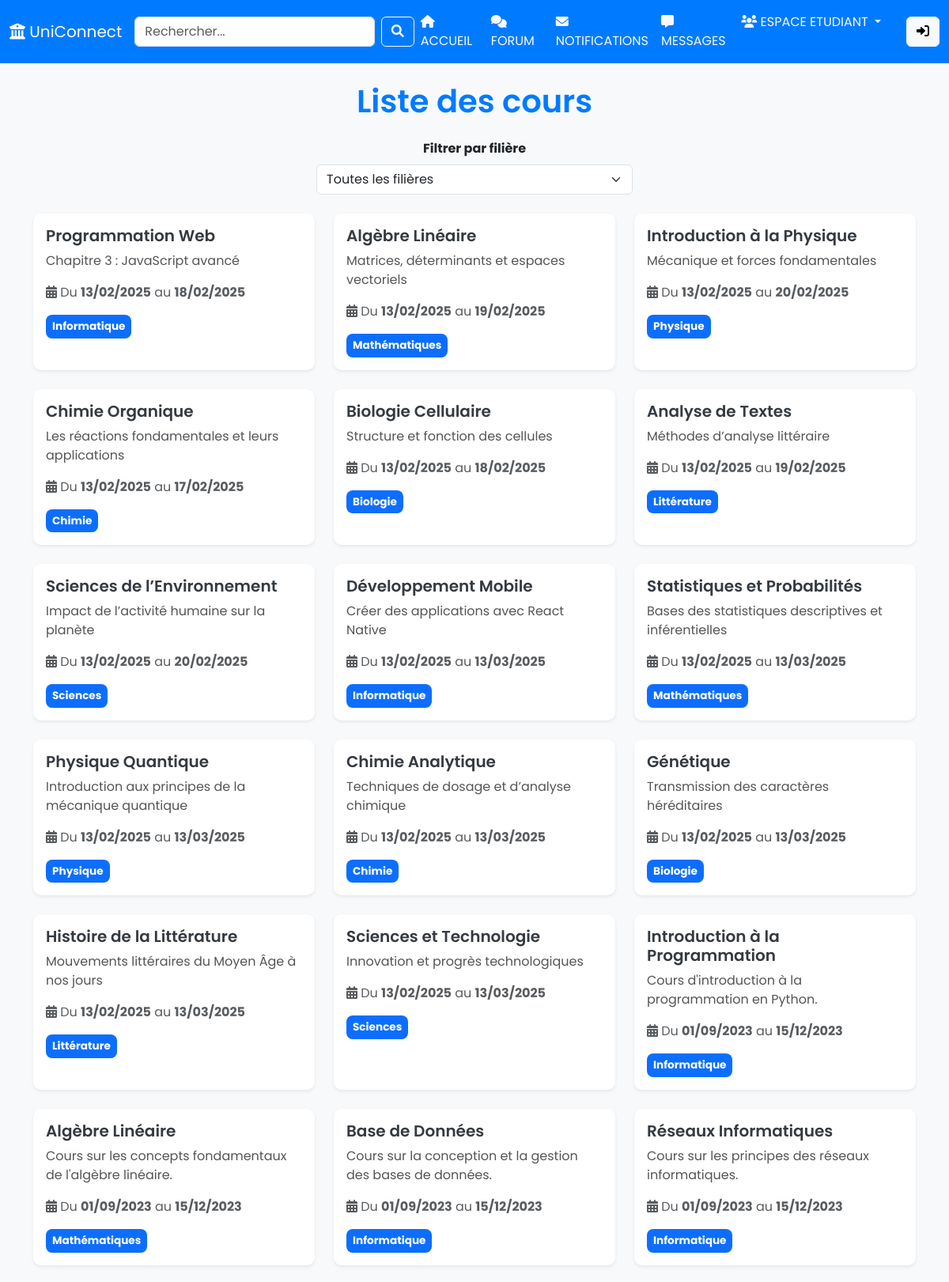
The app's page /cours/index.php (upper part) with its own data.
### tables this page shows
CREATE TABLE `cours` (
  `id` int(11) NOT NULL,
  `titre` varchar(255) NOT NULL,
  `description` text DEFAULT NULL,
  `date_debut` date DEFAULT NULL,
  `date_fin` date DEFAULT NULL,
  `filiere_id` int(11) NOT NULL
);

CREATE TABLE `filiere` (
  `id` int(11) NOT NULL,
  `nom` varchar(255) NOT NULL
);

### cours/index.php (the view, shortened to what this page needs)
<?php
include '../db.php';
?>
<!DOCTYPE html>
<html lang="en">
<head>
    <link rel="stylesheet" href="https://cdn.jsdelivr.net/npm/bootstrap@5.3.0/dist/css/bootstrap.min.css">
    <link rel="stylesheet" href="https://cdnjs.cloudflare.com/ajax/libs/font-awesome/6.0.0/css/all.min.css">
    <link rel="stylesheet" href="style.css">
</head>
<body>
    <?php include '../nav/navBar.php'; ?>
    <div class="container mt-5">
        <h1 class="mb-4">Liste des cours</h1>
        <div class="mb-4 text-center">
            <label for="filiere_filter" class="form-label fw-bold">Filtrer par filière</label>
            <select class="form-select filter-container" id="filiere_filter">
                <option value="">Toutes les filières</option>
            </select>
        </div>
        <div class="row" id="cours-list">
            <?php
            $sql = "SELECT c.*, f.nom AS filiere_nom FROM cours c JOIN filiere f ON c.filiere_id = f.id ORDER BY c.date_debut DESC";
            $result = $conn->query($sql);
            if ($result->num_rows > 0) {
                while($row = $result->fetch_assoc()) {
                    echo '<div class="col-lg-4 col-md-6 mb-4 course-card" data-filiere="' . htmlspecialchars($row["filiere_id"]) . '">';
                    echo '<div class="card h-100 shadow-sm">';
                    echo '<div class="card-body">';
                    echo '<h5 class="card-title">' . htmlspecialchars($row["titre"]) . '</h5>';
                    echo '<p class="card-text">' . nl2br(htmlspecialchars($row["description"])) . '</p>';
                    echo '<p class="card-text text-muted"><i class="fas fa-calendar-alt"></i> Du <strong>' . date("d/m/Y", strtotime($row["date_debut"])) . '</strong> au <strong>' . date("d/m/Y", strtotime($row["date_fin"])) . '</strong></p>';
                    echo '<span class="badge bg-primary">' . htmlspecialchars($row["filiere_nom"]) . '</span>';
                    echo '</div>';
                    echo '</div>';
                    echo '</div>';
                }
            } else {
                echo '<div class="col-12"><div class="alert alert-info">Aucun cours disponible.</div></div>';
            }
            ?>
        </div>
    </div>
</body>
</html>

### cours/style.css (style rules this page uses)
body { font-family: 'Poppins', sans-serif; background-color: #f8f9fa; }
h1 { font-weight: 600; color: #007bff; text-align: center; }
.card { border: none; border-radius: 10px; transition: transform 0.3s, box-shadow 0.3s; }
.card-title { font-weight: 600; color: #343a40; }
.card-text { color: #555; }
.badge { font-size: 0.85rem; padding: 8px; border-radius: 8px; }
.filter-container { max-width: 400px; margin: 0 auto; }

### nav/navBar.php (style rules this page uses)
body { padding-top: 56px; }

### records on screen
cours: titre "Programmation Web", description "Chapitre 3 : JavaScript avancé", date_debut "13/02/2025", date_fin "18/02/2025", filiere.nom "Informatique"
cours: titre "Algèbre Linéaire", description "Matrices, déterminants et espaces vectoriels", date_debut "13/02/2025", date_fin "19/02/2025", filiere.nom "Mathématiques"
cours: titre "Introduction à la Physique", description "Mécanique et forces fondamentales", date_debut "13/02/2025", date_fin "20/02/2025", filiere.nom "Physique"
cours: titre "Chimie Organique", description "Les réactions fondamentales et leurs applications", date_debut "13/02/2025", date_fin "17/02/2025", filiere.nom "Chimie"
cours: titre "Biologie Cellulaire", description "Structure et fonction des cellules", date_debut "13/02/2025", date_fin "18/02/2025", filiere.nom "Biologie"
cours: titre "Analyse de Textes", description "Méthodes d’analyse littéraire", date_debut "13/02/2025", date_fin "19/02/2025", filiere.nom "Littérature"
cours: titre "Sciences de l’Environnement", description "Impact de l’activité humaine sur la planète", date_debut "13/02/2025", date_fin "20/02/2025", filiere.nom "Sciences"
cours: titre "Développement Mobile", description "Créer des applications avec React Native", date_debut "13/02/2025", date_fin "13/03/2025", filiere.nom "Informatique"
cours: titre "Statistiques et Probabilités", description "Bases des statistiques descriptives et inférentielles", date_debut "13/02/2025", date_fin "13/03/2025", filiere.nom "Mathématiques"
cours: titre "Physique Quantique", description "Introduction aux principes de la mécanique quantique", date_debut "13/02/2025", date_fin "13/03/2025", filiere.nom "Physique"
cours: titre "Chimie Analytique", description "Techniques de dosage et d’analyse chimique", date_debut "13/02/2025", date_fin "13/03/2025", filiere.nom "Chimie"
cours: titre "Génétique", description "Transmission des caractères héréditaires", date_debut "13/02/2025", date_fin "13/03/2025", filiere.nom "Biologie"
cours: titre "Histoire de la Littérature", description "Mouvements littéraires du Moyen Âge à nos jours", date_debut "13/02/2025", date_fin "13/03/2025", filiere.nom "Littérature"
cours: titre "Sciences et Technologie", description "Innovation et progrès technologiques", date_debut "13/02/2025", date_fin "13/03/2025", filiere.nom "Sciences"
cours: titre "Introduction à la Programmation", description "Cours d'introduction à la programmation en Python.", date_debut "01/09/2023", date_fin "15/12/2023", filiere.nom "Informatique"
cours: titre "Algèbre Linéaire", description "Cours sur les concepts fondamentaux de l'algèbre linéaire.", date_debut "01/09/2023", date_fin "15/12/2023", filiere.nom "Mathématiques"
cours: titre "Base de Données", description "Cours sur la conception et la gestion des bases de données.", date_debut "01/09/2023", date_fin "15/12/2023", filiere.nom "Informatique"
cours: titre "Réseaux Informatiques", description "Cours sur les principes des réseaux informatiques.", date_debut "01/09/2023", date_fin "15/12/2023", filiere.nom "Informatique"
